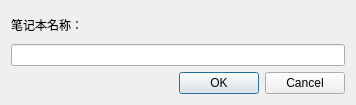
<?xml version="1.0" encoding="UTF-8"?>
<ui version="4.0">
 <class>AddBookDlg</class>
 <widget class="QDialog" name="Dialog">
  <property name="geometry">
   <rect>
    <x>0</x>
    <y>0</y>
    <width>356</width>
    <height>105</height>
   </rect>
  </property>
  <property name="windowTitle">
   <string>新建笔记本</string>
  </property>
  <layout class="QVBoxLayout" name="verticalLayout">
   <item>
    <layout class="QVBoxLayout" name="verticalLayout_2">
     <item>
      <widget class="QLabel" name="label">
       <property name="text">
        <string>笔记本名称：</string>
       </property>
      </widget>
     </item>
     <item>
      <widget class="QLineEdit" name="lineEdit"/>
     </item>
     <item>
      <widget class="QDialogButtonBox" name="buttonBox">
       <property name="orientation">
        <enum>Qt::Horizontal</enum>
       </property>
       <property name="standardButtons">
        <set>QDialogButtonBox::Cancel|QDialogButtonBox::Ok</set>
       </property>
      </widget>
     </item>
    </layout>
   </item>
  </layout>
 </widget>
 <resources/>
 <connections>
  <connection>
   <sender>buttonBox</sender>
   <signal>accepted()</signal>
   <receiver>Dialog</receiver>
   <slot>accept()</slot>
   <hints>
    <hint type="sourcelabel">
     <x>248</x>
     <y>254</y>
    </hint>
    <hint type="destinationlabel">
     <x>157</x>
     <y>274</y>
    </hint>
   </hints>
  </connection>
  <connection>
   <sender>buttonBox</sender>
   <signal>rejected()</signal>
   <receiver>Dialog</receiver>
   <slot>reject()</slot>
   <hints>
    <hint type="sourcelabel">
     <x>316</x>
     <y>260</y>
    </hint>
    <hint type="destinationlabel">
     <x>286</x>
     <y>274</y>
    </hint>
   </hints>
  </connection>
 </connections>
</ui>
